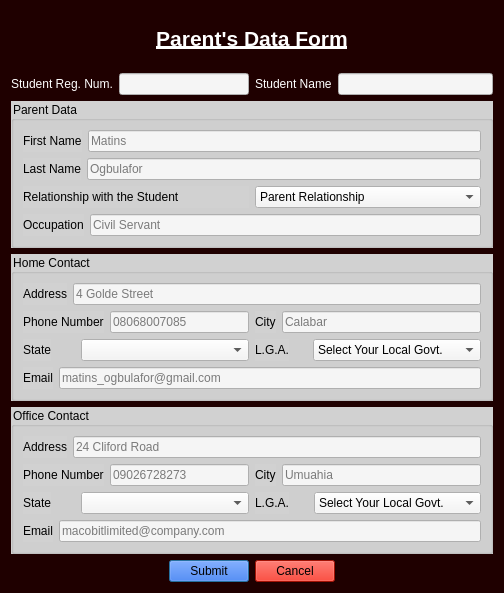
<?xml version="1.0" encoding="UTF-8"?>
<ui version="4.0">
 <class>GwParentInfoForm</class>
 <widget class="QDialog" name="GwParentInfoForm">
  <property name="geometry">
   <rect>
    <x>0</x>
    <y>0</y>
    <width>504</width>
    <height>593</height>
   </rect>
  </property>
  <property name="windowTitle">
   <string>Parent Form</string>
  </property>
  <property name="styleSheet">
   <string notr="true">background-color: rgb(31, 0, 0);
font: 75 10pt &quot;MS Shell Dlg 2&quot;;</string>
  </property>
  <layout class="QVBoxLayout" name="verticalLayout_5">
   <item>
    <layout class="QVBoxLayout" name="verticalLayout_4">
     <item>
      <widget class="QLabel" name="label">
       <property name="text">
        <string>&lt;html&gt;&lt;head/&gt;&lt;body&gt;&lt;p align=&quot;center&quot;&gt;&lt;span style=&quot; font-size:16pt; font-weight:600; text-decoration: underline; color:#ffffff;&quot;&gt;Parent's Data Form&lt;/span&gt;&lt;/p&gt;&lt;/body&gt;&lt;/html&gt;</string>
       </property>
      </widget>
     </item>
     <item>
      <layout class="QHBoxLayout" name="horizontalLayout_6">
       <item>
        <layout class="QHBoxLayout" name="horizontalLayout_5">
         <item>
          <widget class="QLabel" name="label_5">
           <property name="styleSheet">
            <string notr="true">color: rgb(255, 255, 255);</string>
           </property>
           <property name="text">
            <string>Student Reg. Num.</string>
           </property>
           <property name="buddy">
            <cstring>regNumEditor</cstring>
           </property>
          </widget>
         </item>
         <item>
          <widget class="QLineEdit" name="regNumEditor">
           <property name="styleSheet">
            <string notr="true">background-color: rgb(245, 245, 245);
border-color: rgb(191, 191, 191);</string>
           </property>
          </widget>
         </item>
        </layout>
       </item>
       <item>
        <layout class="QHBoxLayout" name="horizontalLayout_4">
         <item>
          <widget class="QLabel" name="label_6">
           <property name="styleSheet">
            <string notr="true">color: rgb(255, 255, 255);</string>
           </property>
           <property name="text">
            <string>Student Name</string>
           </property>
           <property name="buddy">
            <cstring>nameEditor</cstring>
           </property>
          </widget>
         </item>
         <item>
          <widget class="QLineEdit" name="nameEditor">
           <property name="styleSheet">
            <string notr="true">background-color: rgb(245, 245, 245);
border-color: rgb(191, 191, 191);</string>
           </property>
          </widget>
         </item>
        </layout>
       </item>
      </layout>
     </item>
    </layout>
   </item>
   <item>
    <widget class="QGroupBox" name="groupBox">
     <property name="styleSheet">
      <string notr="true">background-color: rgb(209, 209, 209);
color: rgb(0, 0, 0);</string>
     </property>
     <property name="title">
      <string>Parent Data</string>
     </property>
     <property name="flat">
      <bool>true</bool>
     </property>
     <layout class="QVBoxLayout" name="verticalLayout_3">
      <item>
       <layout class="QHBoxLayout" name="horizontalLayout">
        <item>
         <widget class="QLabel" name="label_2">
          <property name="text">
           <string>First Name</string>
          </property>
          <property name="buddy">
           <cstring>pFirstNameEditor</cstring>
          </property>
         </widget>
        </item>
        <item>
         <widget class="QLineEdit" name="pFirstNameEditor">
          <property name="styleSheet">
           <string notr="true">background-color: rgb(245, 245, 245);
border-color: rgb(191, 191, 191);</string>
          </property>
          <property name="placeholderText">
           <string>Matins</string>
          </property>
         </widget>
        </item>
       </layout>
      </item>
      <item>
       <layout class="QHBoxLayout" name="horizontalLayout_2">
        <item>
         <widget class="QLabel" name="label_3">
          <property name="text">
           <string>Last Name</string>
          </property>
          <property name="buddy">
           <cstring>pLastNameEditor</cstring>
          </property>
         </widget>
        </item>
        <item>
         <widget class="QLineEdit" name="pLastNameEditor">
          <property name="styleSheet">
           <string notr="true">background-color: rgb(245, 245, 245);
border-color: rgb(191, 191, 191);</string>
          </property>
          <property name="placeholderText">
           <string>Ogbulafor</string>
          </property>
         </widget>
        </item>
       </layout>
      </item>
      <item>
       <layout class="QHBoxLayout" name="horizontalLayout_3">
        <item>
         <widget class="QLabel" name="label_4">
          <property name="text">
           <string>Relationship with the Student</string>
          </property>
          <property name="buddy">
           <cstring>pRelationshipComboBox</cstring>
          </property>
         </widget>
        </item>
        <item>
         <widget class="QComboBox" name="pRelationshipComboBox">
          <property name="styleSheet">
           <string notr="true">background-color: rgb(245, 245, 245);
border-color: rgb(191, 191, 191);</string>
          </property>
          <item>
           <property name="text">
            <string>Parent Relationship</string>
           </property>
          </item>
          <item>
           <property name="text">
            <string>Father</string>
           </property>
          </item>
          <item>
           <property name="text">
            <string>Mother</string>
           </property>
          </item>
          <item>
           <property name="text">
            <string>Guardian</string>
           </property>
          </item>
         </widget>
        </item>
       </layout>
      </item>
      <item>
       <layout class="QHBoxLayout" name="horizontalLayout_7">
        <item>
         <widget class="QLabel" name="label_7">
          <property name="text">
           <string>Occupation</string>
          </property>
          <property name="buddy">
           <cstring>pOcupationEditor</cstring>
          </property>
         </widget>
        </item>
        <item>
         <widget class="QLineEdit" name="pOcupationEditor">
          <property name="styleSheet">
           <string notr="true">background-color: rgb(245, 245, 245);
border-color: rgb(191, 191, 191);</string>
          </property>
          <property name="placeholderText">
           <string>Civil Servant</string>
          </property>
         </widget>
        </item>
       </layout>
      </item>
     </layout>
    </widget>
   </item>
   <item>
    <widget class="QGroupBox" name="groupBox_2">
     <property name="styleSheet">
      <string notr="true">background-color: rgb(209, 209, 209);
color: rgb(0, 0, 0);
</string>
     </property>
     <property name="title">
      <string>Home Contact</string>
     </property>
     <property name="flat">
      <bool>true</bool>
     </property>
     <layout class="QVBoxLayout" name="verticalLayout">
      <item>
       <layout class="QHBoxLayout" name="horizontalLayout_9">
        <item>
         <widget class="QLabel" name="label_8">
          <property name="text">
           <string>Address</string>
          </property>
          <property name="buddy">
           <cstring>pHAddressEditor</cstring>
          </property>
         </widget>
        </item>
        <item>
         <widget class="QLineEdit" name="pHAddressEditor">
          <property name="styleSheet">
           <string notr="true">background-color: rgb(245, 245, 245);
border-color: rgb(191, 191, 191);</string>
          </property>
          <property name="placeholderText">
           <string>4 Golde Street</string>
          </property>
         </widget>
        </item>
       </layout>
      </item>
      <item>
       <layout class="QHBoxLayout" name="horizontalLayout_20">
        <item>
         <layout class="QHBoxLayout" name="horizontalLayout_8">
          <item>
           <widget class="QLabel" name="label_9">
            <property name="text">
             <string>Phone Number</string>
            </property>
            <property name="buddy">
             <cstring>pHPhoneNumEditor</cstring>
            </property>
           </widget>
          </item>
          <item>
           <widget class="QLineEdit" name="pHPhoneNumEditor">
            <property name="styleSheet">
             <string notr="true">background-color: rgb(245, 245, 245);
border-color: rgb(191, 191, 191);</string>
            </property>
            <property name="placeholderText">
             <string>08068007085</string>
            </property>
           </widget>
          </item>
         </layout>
        </item>
        <item>
         <layout class="QHBoxLayout" name="horizontalLayout_18">
          <item>
           <widget class="QLabel" name="label_18">
            <property name="text">
             <string>City</string>
            </property>
           </widget>
          </item>
          <item>
           <widget class="QLineEdit" name="pHCityEditor">
            <property name="styleSheet">
             <string notr="true">background-color: rgb(245, 245, 245);
border-color: rgb(191, 191, 191);</string>
            </property>
            <property name="placeholderText">
             <string>Calabar</string>
            </property>
           </widget>
          </item>
         </layout>
        </item>
       </layout>
      </item>
      <item>
       <layout class="QHBoxLayout" name="horizontalLayout_21">
        <item>
         <layout class="QHBoxLayout" name="horizontalLayout_12">
          <property name="spacing">
           <number>30</number>
          </property>
          <item>
           <widget class="QLabel" name="label_10">
            <property name="text">
             <string>State</string>
            </property>
            <property name="buddy">
             <cstring>pHStateComboBox</cstring>
            </property>
           </widget>
          </item>
          <item>
           <widget class="QComboBox" name="pHStateComboBox">
            <property name="sizePolicy">
             <sizepolicy hsizetype="Expanding" vsizetype="Fixed">
              <horstretch>0</horstretch>
              <verstretch>0</verstretch>
             </sizepolicy>
            </property>
            <property name="styleSheet">
             <string notr="true">background-color: rgb(245, 245, 245);
border-color: rgb(191, 191, 191);</string>
            </property>
           </widget>
          </item>
         </layout>
        </item>
        <item>
         <layout class="QHBoxLayout" name="horizontalLayout_11">
          <property name="spacing">
           <number>24</number>
          </property>
          <item>
           <widget class="QLabel" name="label_11">
            <property name="text">
             <string>L.G.A.</string>
            </property>
            <property name="buddy">
             <cstring>pHLgaComboBox</cstring>
            </property>
           </widget>
          </item>
          <item>
           <widget class="QComboBox" name="pHLgaComboBox">
            <property name="sizePolicy">
             <sizepolicy hsizetype="Expanding" vsizetype="Fixed">
              <horstretch>0</horstretch>
              <verstretch>0</verstretch>
             </sizepolicy>
            </property>
            <property name="styleSheet">
             <string notr="true">background-color: rgb(245, 245, 245);
border-color: rgb(191, 191, 191);</string>
            </property>
            <item>
             <property name="text">
              <string>Select Your Local Govt.</string>
             </property>
            </item>
           </widget>
          </item>
         </layout>
        </item>
       </layout>
      </item>
      <item>
       <layout class="QHBoxLayout" name="horizontalLayout_10">
        <item>
         <widget class="QLabel" name="label_12">
          <property name="text">
           <string>Email</string>
          </property>
          <property name="buddy">
           <cstring>pHEmailEditor</cstring>
          </property>
         </widget>
        </item>
        <item>
         <widget class="QLineEdit" name="pHEmailEditor">
          <property name="styleSheet">
           <string notr="true">background-color: rgb(245, 245, 245);
border-color: rgb(191, 191, 191);</string>
          </property>
          <property name="placeholderText">
           <string>matins_ogbulafor@gmail.com</string>
          </property>
         </widget>
        </item>
       </layout>
      </item>
     </layout>
    </widget>
   </item>
   <item>
    <widget class="QGroupBox" name="groupBox_3">
     <property name="styleSheet">
      <string notr="true">background-color: rgb(209, 209, 209);
color: rgb(0, 0, 0);</string>
     </property>
     <property name="title">
      <string>Office Contact</string>
     </property>
     <property name="flat">
      <bool>true</bool>
     </property>
     <layout class="QVBoxLayout" name="verticalLayout_2">
      <item>
       <layout class="QHBoxLayout" name="horizontalLayout_13">
        <item>
         <widget class="QLabel" name="label_13">
          <property name="text">
           <string>Address</string>
          </property>
          <property name="buddy">
           <cstring>pOAddressEditor</cstring>
          </property>
         </widget>
        </item>
        <item>
         <widget class="QLineEdit" name="pOAddressEditor">
          <property name="styleSheet">
           <string notr="true">background-color: rgb(245, 245, 245);
border-color: rgb(191, 191, 191);</string>
          </property>
          <property name="placeholderText">
           <string>24 Cliford Road</string>
          </property>
         </widget>
        </item>
       </layout>
      </item>
      <item>
       <layout class="QHBoxLayout" name="horizontalLayout_24">
        <item>
         <layout class="QHBoxLayout" name="horizontalLayout_14">
          <item>
           <widget class="QLabel" name="label_14">
            <property name="text">
             <string>Phone Number</string>
            </property>
            <property name="buddy">
             <cstring>pOPhoneNumEditor</cstring>
            </property>
           </widget>
          </item>
          <item>
           <widget class="QLineEdit" name="pOPhoneNumEditor">
            <property name="styleSheet">
             <string notr="true">background-color: rgb(245, 245, 245);
border-color: rgb(191, 191, 191);</string>
            </property>
            <property name="placeholderText">
             <string>09026728273</string>
            </property>
           </widget>
          </item>
         </layout>
        </item>
        <item>
         <layout class="QHBoxLayout" name="horizontalLayout_23">
          <item>
           <widget class="QLabel" name="label_20">
            <property name="text">
             <string>City</string>
            </property>
           </widget>
          </item>
          <item>
           <widget class="QLineEdit" name="pOCityEditor">
            <property name="styleSheet">
             <string notr="true">background-color: rgb(245, 245, 245);
border-color: rgb(191, 191, 191);</string>
            </property>
            <property name="placeholderText">
             <string>Umuahia</string>
            </property>
           </widget>
          </item>
         </layout>
        </item>
       </layout>
      </item>
      <item>
       <layout class="QHBoxLayout" name="horizontalLayout_25">
        <item>
         <layout class="QHBoxLayout" name="horizontalLayout_15">
          <property name="spacing">
           <number>30</number>
          </property>
          <item>
           <widget class="QLabel" name="label_15">
            <property name="text">
             <string>State</string>
            </property>
            <property name="buddy">
             <cstring>pOStateComboBox</cstring>
            </property>
           </widget>
          </item>
          <item>
           <widget class="QComboBox" name="pOStateComboBox">
            <property name="sizePolicy">
             <sizepolicy hsizetype="Expanding" vsizetype="Fixed">
              <horstretch>0</horstretch>
              <verstretch>0</verstretch>
             </sizepolicy>
            </property>
            <property name="styleSheet">
             <string notr="true">background-color: rgb(245, 245, 245);
border-color: rgb(191, 191, 191);</string>
            </property>
           </widget>
          </item>
         </layout>
        </item>
        <item>
         <layout class="QHBoxLayout" name="horizontalLayout_16">
          <property name="spacing">
           <number>25</number>
          </property>
          <item>
           <widget class="QLabel" name="label_16">
            <property name="text">
             <string>L.G.A.</string>
            </property>
            <property name="buddy">
             <cstring>pOLgaComboBox</cstring>
            </property>
           </widget>
          </item>
          <item>
           <widget class="QComboBox" name="pOLgaComboBox">
            <property name="sizePolicy">
             <sizepolicy hsizetype="Expanding" vsizetype="Fixed">
              <horstretch>0</horstretch>
              <verstretch>0</verstretch>
             </sizepolicy>
            </property>
            <property name="styleSheet">
             <string notr="true">background-color: rgb(245, 245, 245);
border-color: rgb(191, 191, 191);</string>
            </property>
            <item>
             <property name="text">
              <string>Select Your Local Govt.</string>
             </property>
            </item>
           </widget>
          </item>
         </layout>
        </item>
       </layout>
      </item>
      <item>
       <layout class="QHBoxLayout" name="horizontalLayout_17">
        <item>
         <widget class="QLabel" name="label_17">
          <property name="text">
           <string>Email</string>
          </property>
          <property name="buddy">
           <cstring>pOEmailEditor</cstring>
          </property>
         </widget>
        </item>
        <item>
         <widget class="QLineEdit" name="pOEmailEditor">
          <property name="styleSheet">
           <string notr="true">background-color: rgb(245, 245, 245);
border-color: rgb(191, 191, 191);</string>
          </property>
          <property name="placeholderText">
           <string>macobitlimited@company.com</string>
          </property>
         </widget>
        </item>
       </layout>
      </item>
     </layout>
    </widget>
   </item>
   <item>
    <layout class="QHBoxLayout" name="horizontalLayout_19">
     <item>
      <spacer name="horizontalSpacer">
       <property name="orientation">
        <enum>Qt::Horizontal</enum>
       </property>
       <property name="sizeHint" stdset="0">
        <size>
         <width>40</width>
         <height>20</height>
        </size>
       </property>
      </spacer>
     </item>
     <item>
      <widget class="QPushButton" name="submitButton">
       <property name="styleSheet">
        <string notr="true">background-color: rgb(0, 85, 255);</string>
       </property>
       <property name="text">
        <string>Submit</string>
       </property>
       <property name="default">
        <bool>true</bool>
       </property>
      </widget>
     </item>
     <item>
      <widget class="QPushButton" name="cancelButton">
       <property name="styleSheet">
        <string notr="true">background-color: rgb(226, 25, 7);</string>
       </property>
       <property name="text">
        <string>Cancel</string>
       </property>
      </widget>
     </item>
     <item>
      <spacer name="horizontalSpacer_2">
       <property name="orientation">
        <enum>Qt::Horizontal</enum>
       </property>
       <property name="sizeHint" stdset="0">
        <size>
         <width>40</width>
         <height>20</height>
        </size>
       </property>
      </spacer>
     </item>
    </layout>
   </item>
  </layout>
 </widget>
 <tabstops>
  <tabstop>regNumEditor</tabstop>
  <tabstop>nameEditor</tabstop>
  <tabstop>pFirstNameEditor</tabstop>
  <tabstop>pLastNameEditor</tabstop>
  <tabstop>pRelationshipComboBox</tabstop>
  <tabstop>pOcupationEditor</tabstop>
  <tabstop>pHAddressEditor</tabstop>
  <tabstop>pHPhoneNumEditor</tabstop>
  <tabstop>pHCityEditor</tabstop>
  <tabstop>pHStateComboBox</tabstop>
  <tabstop>pHLgaComboBox</tabstop>
  <tabstop>pHEmailEditor</tabstop>
  <tabstop>pOAddressEditor</tabstop>
  <tabstop>pOPhoneNumEditor</tabstop>
  <tabstop>pOCityEditor</tabstop>
  <tabstop>pOStateComboBox</tabstop>
  <tabstop>pOLgaComboBox</tabstop>
  <tabstop>pOEmailEditor</tabstop>
  <tabstop>submitButton</tabstop>
  <tabstop>cancelButton</tabstop>
 </tabstops>
 <resources/>
 <connections/>
</ui>
